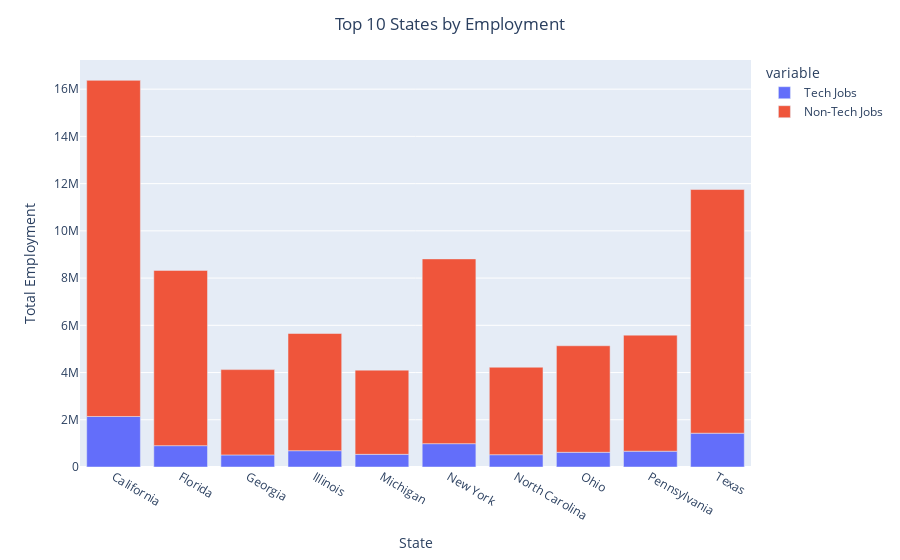

The cell this chart's notebook holds for it:
### Code cell
# MAKE A PIVOT TABLE OF THE VALUES AND PLOT THE TOP 10 STATES BY EMPLOYMENT NUMBERS

top_10_pivot=top_10_emp.pivot_table(values='tot_emp',columns='tech_job', index='area_title').reset_index()
top_10_pivot.rename(columns={"Yes":"Tech Jobs","No":"Non-Tech Jobs"}, inplace=True)
fig_5=px.bar(top_10_pivot,x='area_title',y=["Tech Jobs","Non-Tech Jobs"])
fig_5.update_layout(xaxis_title="State", yaxis_title="Total Employment", title="Top 10 States by Employment", title_x=0.5)

### Figure 1 — Plotly figure (JSON) as saved in the notebook; plotly's stock layout.template omitted (floating-point values rounded to 4 significant figures)
{"data": [{"alignmentgroup": "True", "hovertemplate": "variable=Tech Jobs<br>area_title=%{x}<br>value=%{y}<extra></extra>", "legendgroup": "Tech Jobs", "marker": {"color": "#636efa"}, "name": "Tech Jobs", "offsetgroup": "Tech Jobs", "orientation": "v", "showlegend": true, "textposition": "auto", "type": "bar", "x": ["California", "Florida", "Georgia", "Illinois", "Michigan", "New York", "North Carolina", "Ohio", "Pennsylvania", "Texas"], "xaxis": "x", "y": [2139660, 903260, 511340, 690650, 536230, 988440, 521130, 622660, 668620, 1431420], "yaxis": "y"}, {"alignmentgroup": "True", "hovertemplate": "variable=Non-Tech Jobs<br>area_title=%{x}<br>value=%{y}<extra></extra>", "legendgroup": "Non-Tech Jobs", "marker": {"color": "#EF553B"}, "name": "Non-Tech Jobs", "offsetgroup": "Non-Tech Jobs", "orientation": "v", "showlegend": true, "textposition": "auto", "type": "bar", "x": ["California", "Florida", "Georgia", "Illinois", "Michigan", "New York", "North Carolina", "Ohio", "Pennsylvania", "Texas"], "xaxis": "x", "y": [14234010, 7422890, 3612680, 4962790, 3565470, 7824270, 3704410, 4511490, 4915200, 10319080], "yaxis": "y"}], "layout": {"barmode": "relative", "legend": {"title": {"text": "variable"}, "tracegroupgap": 0}, "margin": {"t": 60}, "title": {"text": "Top 10 States by Employment", "x": 0.5}, "xaxis": {"anchor": "y", "domain": [0, 1], "title": {"text": "State"}}, "yaxis": {"anchor": "x", "domain": [0, 1], "title": {"text": "Total Employment"}}}}
